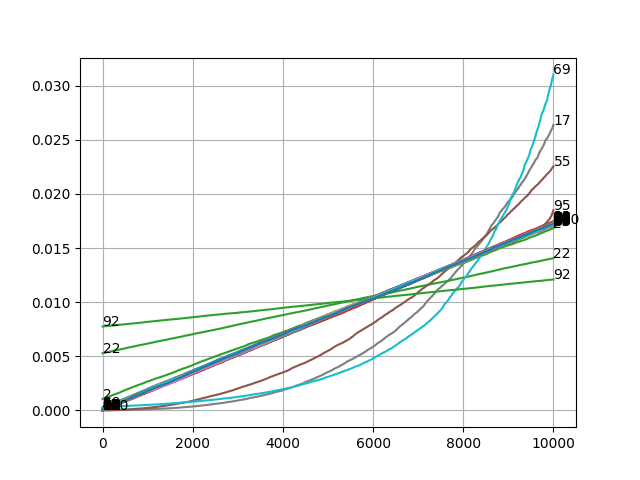

The Python source for this figure:
#!/usr/bin/env python3
import csv, sys
import numpy as np
import matplotlib.pyplot as plt
from collections import defaultdict
from math import isclose
from statistics import mean, median

def s2i(s):
    return float(s.replace(',', '.'))

data = list(csv.reader(open('analyse_svær.csv', newline=''), delimiter=';', quoting=csv.QUOTE_MINIMAL))  # , quotechar='"'
M = np.array([[s2i(col) for col in row[1:]] for row in data])

for col in range(M.shape[1]):
    row = M[:,col] / np.linalg.norm(M[:,col])
    vals = sorted(row)
    plt.annotate(col, xy=(0, vals[0]))
    plt.annotate(col, xy=(len(vals), vals[-1]))
    plt.plot(range(len(vals)), vals, label=str(col))

plt.grid(True)
plt.show()

weird_cols = [2, 17, 22, 55, 69, 92, 95]

median = median(np.mean(M[:,col]) for col in range(M.shape[1]))
spikes = []

plot = defaultdict(int)
for col in range(M.shape[1]):
    plot[col] = mean(M[:,col])

    if not isclose(plot[col], median, rel_tol=0.6):
        spikes.append({'col': col, 'y': plot[col]})    

X = sorted(plot.keys())
Y = [plot[x] for x in X]

for weird_col in weird_cols:
    plt.annotate(' ', xy=(weird_col, plot[weird_col]), arrowprops=dict(facecolor='black', shrink=0.05))

for spike in spikes:
    plt.annotate(spike['col'], xy=(spike['col'], spike['y']))

plt.plot(X, Y)
plt.xticks([x for x in X if x % 2 == 0])
plt.grid(True)
plt.yscale('log', basey=2)
plt.show()
